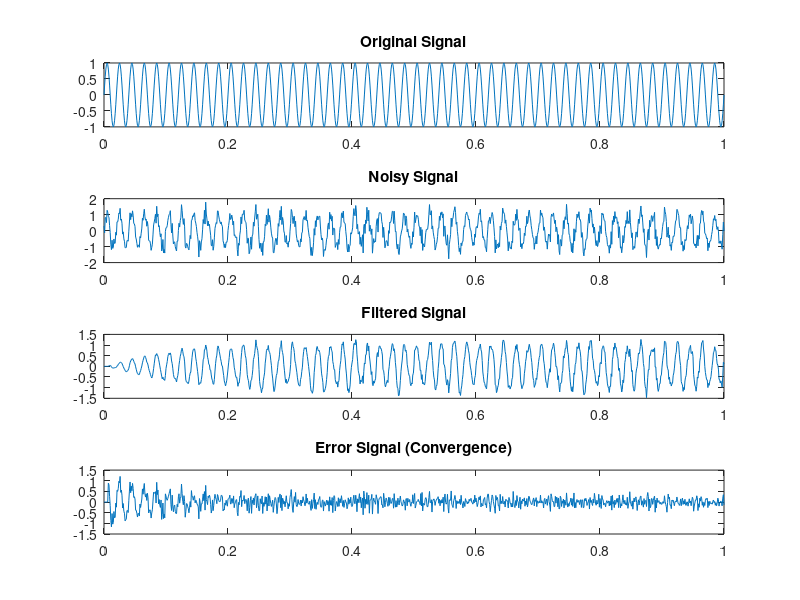
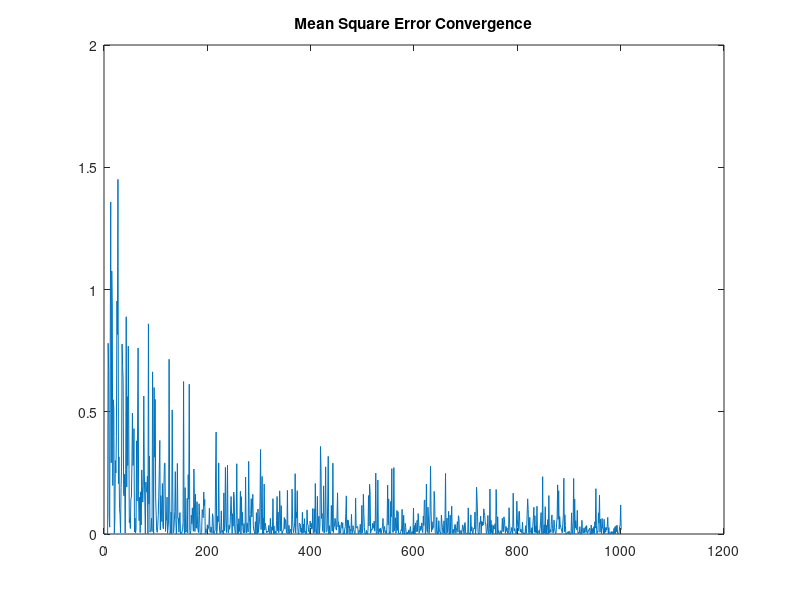

MATLAB code to generate these figures, in order:
fs = 1000;
t = 0:1/fs:1;

x = sin(2*pi*50*t);

noise = 0.3*randn(size(t));
d = x + noise;

mu = 0.005;
M = 8;
N = length(d);

w = zeros(M,1);
y = zeros(1,N);
e = zeros(1,N);

for n = M:N
    xn = d(n:-1:n-M+1)';
    y(n) = w' * xn;
    e(n) = d(n) - y(n);
    w = w + mu * e(n) * xn;
end

figure;

subplot(4,1,1);
plot(t,x);
title('Original Signal');

subplot(4,1,2);
plot(t,d);
title('Noisy Signal');

subplot(4,1,3);
plot(t,y);
title('Filtered Signal');

subplot(4,1,4);
plot(t,e);
title('Error Signal (Convergence)');
figure;
plot(e.^2);
title('Mean Square Error Convergence');
